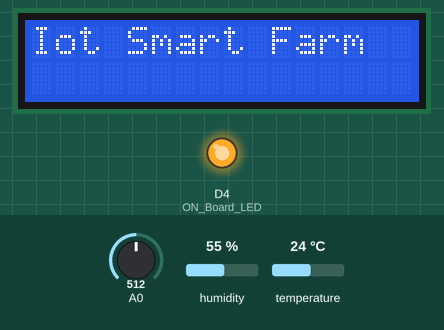
This sketch was run on a simulated ESP8266 (NodeMCU). Parts: 16×2 character LCD, output pins drawn as LEDs (lit = HIGH). The test bench sets the inputs (shaded band); at power-on: temperature 24 °C, A0 = 512, humidity 55 %. WiFi joins after 1.5 s; servers stay silent unless stated; pins used as bus, display or sensor lines are not drawn; what the sketch prints to the serial monitor is not drawn.

Above: at 5.2 s.
5.3 s: temperature set to 12 °C
At 7.4 s:
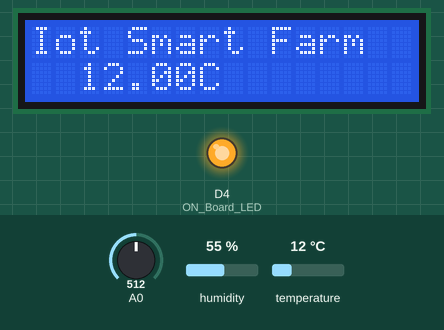
24.9 s: temperature set to 19 °C
At 27.0 s:
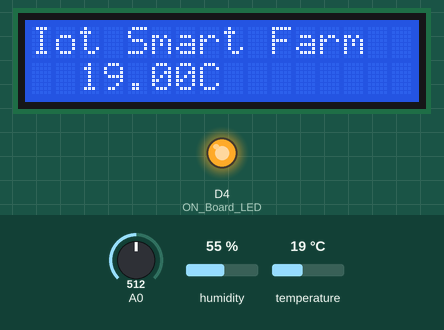
30.1 s: temperature set to 28 °C
At 31.0 s:
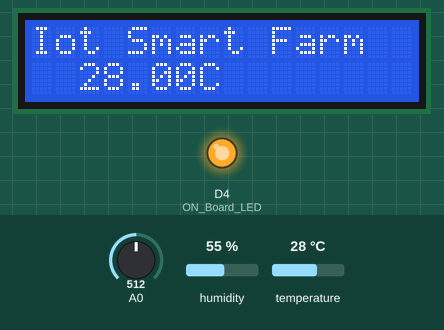
Timing chart, 0 to 33.1 s (numbered marks = the images above; inputs shaded):
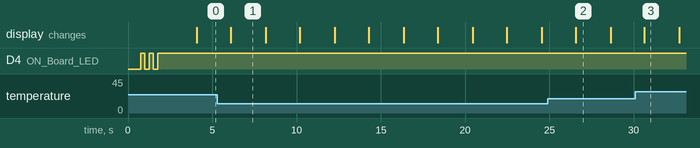

Measured:
- after the input at 5.3 s, the display: changes after 0.80 s (image 1)
- after the input at 24.9 s, the display: changes after 1.6 s (image 2)
- after the input at 30.1 s, the display: changes after 0.54 s (image 3)
- what the display in image 1 shows lasts 2.1 s, from 6.1 s to 8.2 s

The sketch:

fixed.ino
```cpp
#include <Wire.h>
#include <LiquidCrystal_I2C.h>
LiquidCrystal_I2C lcd(0x27, 16, 2);
#include <ESP8266WiFi.h>
#include <ESP8266HTTPClient.h>
#include <WiFiClient.h>
#include "DHT.h"
DHT dht;
#define ON_Board_LED 2
#define DHTTYPE DHT11
#define D7 13 //D8
#define D5 14 //D4

const char* ssid = "Chetda_2.4GHz";
const char* password = "cp66684455";

void setup() {
  Serial.begin(9600);
  delay(500);
  dht.setup(2);
   Serial.println();
  Serial.println("Status\tHumidity (%)\tTemperature (C)\t(F)");
  WiFi.mode(WIFI_STA);
  WiFi.begin(ssid, password);
  Serial.println("");
  pinMode(ON_Board_LED,OUTPUT);
  digitalWrite(ON_Board_LED, HIGH);

  pinMode(D5,OUTPUT);
  digitalWrite(D5, LOW);
  pinMode(D7,OUTPUT);
  digitalWrite(D7, LOW);

  //----------------------------------------Wait for connection
  Serial.print("Connecting");
  while (WiFi.status() != WL_CONNECTED) {
    Serial.print(".");
    digitalWrite(ON_Board_LED, LOW);
    delay(250);
    digitalWrite(ON_Board_LED, HIGH);
    delay(250);
  }
  digitalWrite(ON_Board_LED, HIGH);
  Serial.println("");
  Serial.print("Successfully connected to : ");
  Serial.println(ssid);
  Serial.print("IP address: ");
  Serial.println(WiFi.localIP());
  Serial.println();
  delay(2000);
  // put your setup code here, to run once:

}

void loop() {
  // put your main code here, to run repeatedly:
    lcd.begin();
  lcd.backlight();
  lcd.setCursor(0, 0);
  lcd.print("Iot Smart Farm");
  int value = analogRead(A0);
  Serial.println(value);
  delay(dht.getMinimumSamplingPeriod());
  float humidity = dht.getHumidity(); // ดึงค่าความชื้น
  float temperature = dht.getTemperature(); // ดึงค่าอุณหภูมิ
  Serial.print(dht.getStatusString());
  Serial.print("\t");
  Serial.print(humidity, 1);
  Serial.print("\t\t");
  Serial.print(temperature, 1);
  Serial.print("\t\t");
  Serial.println(dht.toFahrenheit(temperature), 1);
  lcd.setCursor(2,1);
  lcd.print(String(temperature)+"C");
  delay(1000);
  if(value>=500){
    digitalWrite(D7, LOW);
    Serial.println("off");
  }else{
    digitalWrite(D7, HIGH);
    Serial.println("on");
  }
  delay(1000);

}
```
